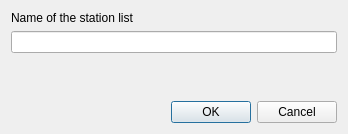
<ui version="4.0" >
 <class>ListNameDlg</class>
 <widget class="QDialog" name="ListNameDlg" >
  <property name="geometry" >
   <rect>
    <x>0</x>
    <y>0</y>
    <width>348</width>
    <height>134</height>
   </rect>
  </property>
  <property name="windowTitle" >
   <string>Name of the station list</string>
  </property>
  <layout class="QGridLayout" name="gridLayout" >
   <item row="0" column="0" >
    <widget class="QLabel" name="label" >
     <property name="text" >
      <string>Name of the station list</string>
     </property>
    </widget>
   </item>
   <item row="1" column="0" >
    <widget class="QLineEdit" name="lineName" />
   </item>
   <item row="2" column="0" >
    <spacer name="verticalSpacer" >
     <property name="orientation" >
      <enum>Qt::Vertical</enum>
     </property>
     <property name="sizeHint" stdset="0" >
      <size>
       <width>20</width>
       <height>30</height>
      </size>
     </property>
    </spacer>
   </item>
   <item row="3" column="0" >
    <widget class="QDialogButtonBox" name="buttonBox" >
     <property name="orientation" >
      <enum>Qt::Horizontal</enum>
     </property>
     <property name="standardButtons" >
      <set>QDialogButtonBox::Cancel|QDialogButtonBox::Ok</set>
     </property>
    </widget>
   </item>
  </layout>
 </widget>
 <resources/>
 <connections>
  <connection>
   <sender>buttonBox</sender>
   <signal>accepted()</signal>
   <receiver>ListNameDlg</receiver>
   <slot>accept()</slot>
   <hints>
    <hint type="sourcelabel" >
     <x>248</x>
     <y>254</y>
    </hint>
    <hint type="destinationlabel" >
     <x>157</x>
     <y>274</y>
    </hint>
   </hints>
  </connection>
  <connection>
   <sender>buttonBox</sender>
   <signal>rejected()</signal>
   <receiver>ListNameDlg</receiver>
   <slot>reject()</slot>
   <hints>
    <hint type="sourcelabel" >
     <x>316</x>
     <y>260</y>
    </hint>
    <hint type="destinationlabel" >
     <x>286</x>
     <y>274</y>
    </hint>
   </hints>
  </connection>
 </connections>
</ui>
